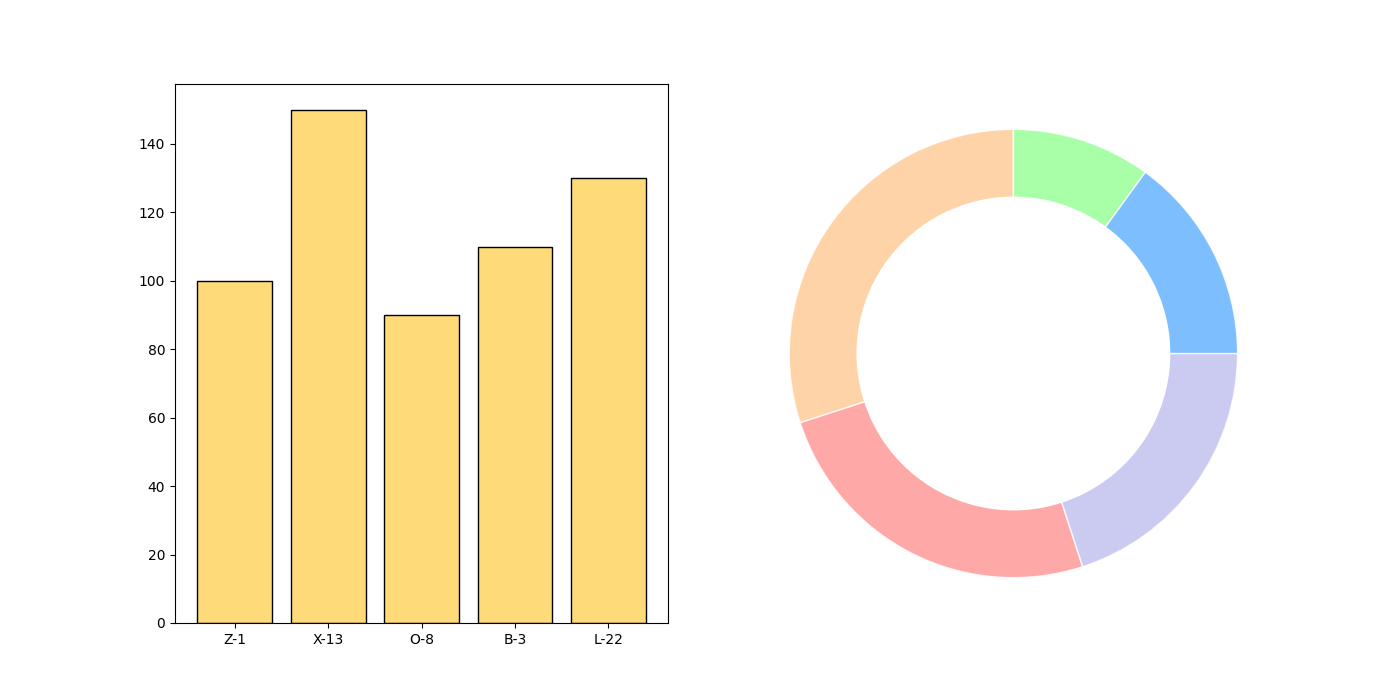

Python code for this plot:
import matplotlib.pyplot as plt

labels_food = ['Frt', 'Veg', 'Grn', 'Pro', 'Dai']
production_sizes = [30, 25, 20, 15, 10]
colors_food = ['#FFCC99', '#FF9999', '#C2C2F0', '#66B3FF', '#99FF99']

colonies = ["Z-1", "X-13", "O-8", "B-3", "L-22"]
sweet_consumption = [100, 150, 90, 110, 130]

fig, ax = plt.subplots(1, 2, figsize=(14, 7))

ax[1].pie(
    production_sizes, 
    startangle=90, 
    colors=colors_food, 
    wedgeprops={'width': 0.4, 'edgecolor': 'w', 'alpha': 0.85}
)

centre_circle = plt.Circle((0, 0), 0.70, fc='white')
ax[1].add_artist(centre_circle)
ax[1].axis('equal')

ax[0].bar(colonies, sweet_consumption, color='#FFDA79', edgecolor='black')

plt.show()
